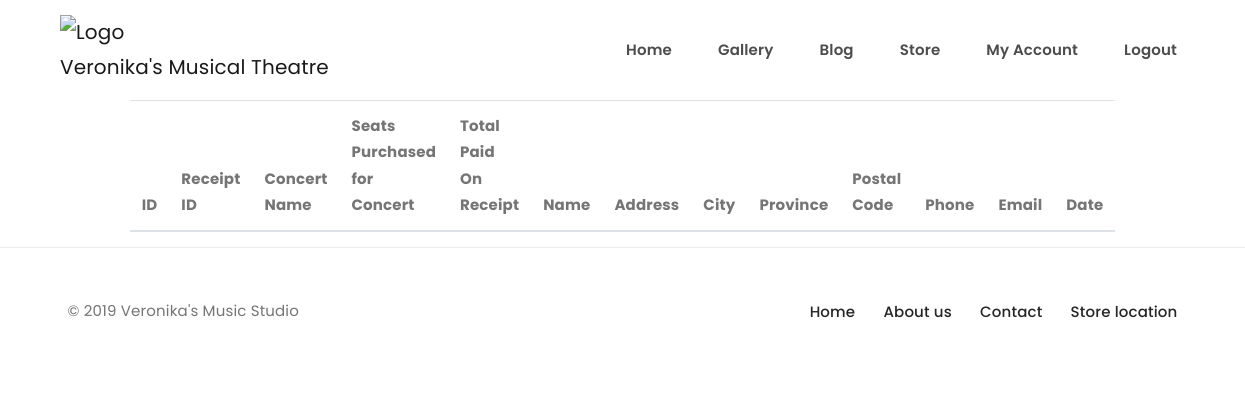
/user_purchases/10 (signed in), run on an earlier commit of the app's database.
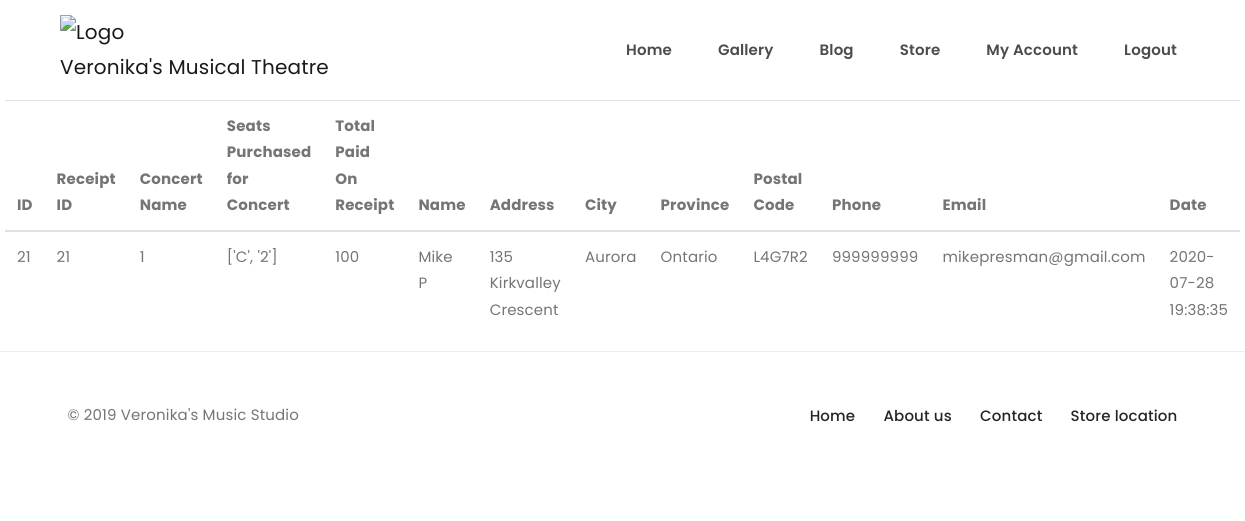
And on a later commit of the database.
### vms/models.py (models this page shows)
class ConcertReceipt(db.Model):
    id = db.Column(db.Integer, primary_key=True)
    receipt_id = db.Column(db.Integer)
    user_id = db.Column(db.Integer)
    concert_id_associated = db.Column(db.Integer)
    seat_ids_purchased = db.Column(db.String(40))
    total_paid = db.Column(db.Integer)
    billing_name = db.Column(db.String(20))
    billing_address = db.Column(db.String(30))
    billing_city = db.Column(db.String(20))
    billing_province = db.Column(db.String(20))
    billing_postal_code = db.Column(db.String(20))
    billing_phone_number = db.Column(db.String(20))
    billing_email = db.Column(db.String(20))
    date_receipt_generated = db.Column(db.String(20))

### vms/routes.py (the view)
@app.route("/user_purchases/<user_id>", methods=["GET"])
@admin_only(current_user)
def user_purchases(user_id):
    receipts_for_user = ConcertReceipt.query.filter_by(
        user_id=int(user_id)).all()
    individual_receipts = {}
    for each_receipt in receipts_for_user:
        if "," in each_receipt.seat_ids_purchased:
            seat_ids_for_that_receipt = each_receipt.seat_ids_purchased.split(
                ",")
        else:
            seat_ids_for_that_receipt = [each_receipt.seat_ids_purchased]
        for seat in seat_ids_for_that_receipt:
            seat_details = ConcertSeats.query.filter_by(id=int(seat)).first()
            if seat_details is None: #this is a check if the concertseats row was deleted after the ticket was purchased
                seat_info = ['deleted seat', 'deleted seat']
                print(seat)
            else:
                seat_info = [seat_details.row, seat_details.seat]
            if each_receipt not in individual_receipts:
                individual_receipts[each_receipt] = [seat_info]
            else:
                individual_receipts[each_receipt].append(seat_info)
    return render_template("receipts_for_user.html", receipts_info=individual_receipts)

### vms/models.py (called while the page is built)
@login.user_loader
def load_user(id):
    return User.query.get(int(id))

### vms/templates/receipts_for_user.html (shortened to what this page needs)
{% extends "base.html" %}
{% block content %}
<center>
 <table class="table" style = "max-width: 75vw;">
          <thead>
            <tr>
              <th scope="col">ID</th>
              <th scope="col">Receipt ID</th>
              <th scope="col">Concert Name</th>
              <th scope="col">Seats Purchased for Concert</th>
              <th scope="col">Total Paid On Receipt</th>
              <th scope="col">Name</th>
              <th scope="col">Address</th>
              <th scope="col">City</th>
              <th scope="col">Province</th>
              <th scope="col">Postal Code</th>
              <th scope="col">Phone</th>
              <th scope="col">Email</th>
              <th scope="col">Date</th>
              </tr>
          </thead>
          <tbody>
            <tr>
            {%for concert_details, seat_details in receipts_info.items()%}
              <td>{{concert_details.id}}</td>
              <td>{{concert_details.receipt_id}}</td>
              <td>{{concert_details.concert_id_associated}}</td>
              <td>{%for each in seat_details%}
                      {{each}}
                  {%endfor%}</td>
              <td>{{concert_details.total_paid}}</td>
              <td>{{concert_details.billing_name}}</td>
              <td>{{concert_details.billing_address}}</td>
              <td>{{concert_details.billing_city}}</td>
              <td>{{concert_details.billing_province}}</td>
              <td>{{concert_details.billing_postal_code}}</td>
              <td>{{concert_details.billing_phone_number}}</td>
              <td>{{concert_details.billing_email}}</td>
              <td>{{concert_details.date_receipt_generated}}</td>
            </tr>
              {%endfor%}
        </tbody>
  </table>
</center>
{% endblock %}

### vms/templates/base.html (shortened to what this page needs)
<!DOCTYPE html>
<html lang="en">
<head>
    <link href="/static/css/fontawesome-all.min.css" rel="stylesheet">
    <link href="/static/css/bootstrap.min.css" rel="stylesheet">
    <link href="/static/css/plugins/owl.carousel.min.css" rel="stylesheet">
    <link href="/static/css/plugins/magnific-popup.css" rel="stylesheet">
    <link href="/static/css/plugins/aos.css" rel="stylesheet">
    <link href="/static/css/plugins/spacing-and-height.css" rel="stylesheet">
    <link href="/static/css/theme-modules.css" rel="stylesheet">
</head>
<nav class="navbar navbar-expand-lg navbar-light">
    <div class="container-fluid px-60px">
        <a class="navbar-brand" href="{{url_for('index')}}">
            <img class="etcodes-normal-logo" src="https://lh3.googleusercontent.com/sZTDXAeITEDVEYDwCR1XsEWNFsGh_cR0Rr8D8naykZFUDA1LtVxHup-BxUiscWLNT_e5WhyHKZ_cIdTV-pMsfOaVkkt6hVfGxrgEpvrhc7ZA4bNNjMUrjU7U6lqJcriKvHoQsW_G=s152-p-k" alt="Logo" width="84" height="22">
            Veronika's Musical Theatre
        </a>
        <div class="collapse navbar-collapse" id="navbarNavDropdown">
            <ul class="navbar-nav ml-auto">
                <li class="nav-item dropdown mega_menu_holder current">
                    <a class="nav-link" href="{{url_for('index')}}">Home</a>
                </li>
                <li class="nav-item dropdown mega_menu_holder current">
                    <a class="nav-link" href="{{url_for('gallery', page = 1)}}">Gallery</a>
                </li>
                  <li class="nav-item dropdown mega_menu_holder current">
                    <a class="nav-link" href="{{url_for('blog', page = 1)}}">Blog</a>
                </li>
                   <li class="nav-item dropdown mega_menu_holder current">
                    <a class="nav-link" href="{{url_for('store')}}">Store</a>
                </li>
                {% if current_user.is_authenticated %}
                  <li class="nav-item dropdown mega_menu_holder current">
                  <a class="nav-link" href="{{url_for('my_account')}}">My Account</a>
                </li>
                   <li class="nav-item dropdown mega_menu_holder current">
                    <a class="nav-link" href="{{url_for('logout')}}">Logout</a>
                </li>
                {% endif %}
            </ul>
        </div>
    </div>
</nav>
{% block content %}
{% endblock %}
        <footer class="web-footer footer footer-top-border py-50px">
            <div class="container">
                <div class="row large-gutters">
                    <div class="col-md-6">
                        <div class="footer-widget text-center text-md-left mb-15px mb-md-0">
                            <p class="m-0">© 2019 Veronika's Music Studio</p>
                        </div>
                    </div>
                    <div class="col-md-6">
                        <div class="footer-widget">
                            <ul class="list-inline m-0 text-center text-md-right footer-nav">
                                <li class="list-inline-item">
                                    <a href="https://www.facebook.com/energeticthemes">
                                        Home
                                    </a>
                                </li>
                                <li class="list-inline-item">
                                    <a href="https://instagram.com/energeticthemes">
                                        About us
                                    </a>
                                </li>
                                <li class="list-inline-item">
                                    <a href="https://behance.com/energeticthemes">
                                        Contact
                                    </a>
                                </li>
                                <li class="list-inline-item">
                                    <a href="https://twitter.com/energeticthemes">
                                        Store location
                                    </a>
                                </li>
                            </ul>
                        </div>
                    </div>
                </div>
            </div>
    </footer>

What changed in the data, as far as the page shows it:
added ConcertReceipt: id "21", receipt_id "21", concert_id_associated "1", seat_details "['C', '2']", total_paid "100", billing_name "Mike P", billing_address "135 Kirkvalley Crescent", billing_city "Aurora", billing_province "Ontario", billing_postal_code "L4G7R2", billing_phone_number "999999999", billing_email "mikepresman@gmail.com", date_receipt_generated "2020-07-28 19:38:35"
